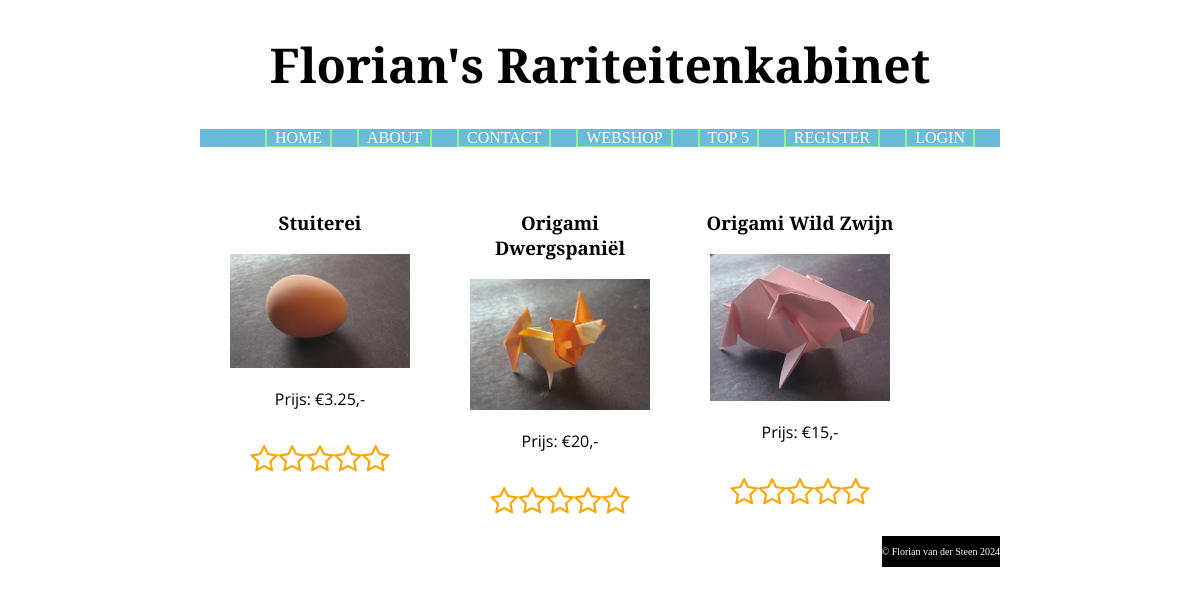
The app's page /index.php?page=topK&top=5 with its own data.
### tables this page shows
CREATE TABLE `products` (
  `id` int(11) NOT NULL,
  `name` text NOT NULL,
  `description` text NOT NULL,
  `price` int(255) NOT NULL,
  `fname` text NOT NULL
);

### controllers/PageController.php (called while the page is built, shortened)
<?php
require_once("models/PageModel.php");
class PageController {
    private $model;
    private $modelFactory;
    public function __construct($modelFactory) {
        $this->modelFactory = $modelFactory;
        $this->model = $this->modelFactory->createModel('page');
    }
    public function handleRequest() {
        $this->processRequest();
        $this->showResponse();
    }
    private function getRequest() {
        $this->model->getRequestedPage();
    }
    private function processRequest() {
        switch ($this->model->page) {
            case "topK":
                require_once("models/ProductModel.php");
                $this->model = $this->modelFactory->createModel("product");
                $this->model->getTopKProducts();
                $this->model->handleCartAction();
                break;
        }
    }
    private function showResponse() {
        $this->model->createMenu();
        $this->model->setTitle();
        $view = NULL;
        switch ($this->model->page) {
            case "topK":
                include_once("views/TopKDoc.php");
                $view = new TopKDoc($this->model);
                break;
        }
        $view->show();
    }
}

### index.php (called while the page is built, shortened)
<?php
require_once("controllers/PageController.php");
require_once("CRUDFactory.php");
require_once("CRUD.php");
$crud = new CRUD();
$crudFactory = new CRUDFactory($crud);
$modelFactory = new ModelFactory($crudFactory);
$controller = new PageController($modelFactory);
$controller->handleRequest();

### models/ProductModel.php (called while the page is built, shortened)
<?php
require_once("PageModel.php");
class ProductModel extends PageModel {
    public $k;
    public $crud;
    public function __construct($pageModel, ProductCRUD $crud) {
        $this->crud = $crud;
    }
    public function getTopKProducts() {
        if ($this->isPost) {
            $this->k = $this->getPostVar("k");
        }
        else {
            $this->k = $this->getGetVar("top");
        }
        try {
            $this->products = $this->crud->readTopKProducts($this->k);
        }
        catch (Exception $e) {
            $this->errors["general"] = "Er is een technische storing. Probeer het later nogmaals.";
            $this->logError("Shop load failed. MySQL err:" . $e->getMessage());
        }
    }
}

### models/PageModel.php (called while the page is built, shortened)
<?php
class PageModel {
    public function getGetVar($key, $default="") {
        $value = filter_input(INPUT_GET, $key, FILTER_SANITIZE_SPECIAL_CHARS);
        return isset($value) ? trim($value) : $default;
    }
}

### ProductCRUD.php (called while the page is built, shortened)
<?php
class ProductCRUD {
    private $crud;
    public function __construct(CRUD $crud) {
        $this->crud = $crud;
    }
    public function readTopKProducts($k) {
        $sql = "SELECT p.*, SUM(op.quantity) as total_sold FROM orders_products as op
        RIGHT JOIN products as p ON op.product_id = p.id
        LEFT JOIN orders as o ON op.order_id = o.id
        WHERE o.order_date > DATE_SUB(date(CURRENT_DATE), INTERVAL 7 DAY) or o.order_date IS NULL
        GROUP BY p.id
        ORDER BY total_sold DESC
        LIMIT :K;";
        $params = array(":K"=>intval($k));
        $rows = $this->crud->readMultipleRows($sql, $params);
        return $rows;
    }
}

### CRUD.php (called while the page is built, shortened)
<?php
class CRUD {
    private $pdo;
    public function __construct() {
        $servername = getenv("MYSQL_FLORIAN_WEBSHOP_HOST");
        $dbname = getenv("MYSQL_FLORIAN_WEBSHOP_DATABASE");
        $username = getenv("MYSQL_FLORIAN_WEBSHOP_USER");
        $password = getenv("MYSQL_FLORIAN_WEBSHOP_PASSWORD");
        $port = getenv('MYSQL_SERVER_PORT');
        try {
            $this->pdo = new PDO("mysql:host=$servername;dbname=$dbname;port=$port", $username, $password);
            $this->pdo->setAttribute(PDO::ATTR_ERRMODE, PDO::ERRMODE_EXCEPTION);
        }
        catch(PDOException $e) {
            echo "Connection failed:" .  $e->getMessage();
        }
    }
    private function bindParams($stmt, $params) {
        foreach($params as $varName=>$value) {
            if (is_int($value)) {
                $stmt->bindValue($varName, $value, PDO::PARAM_INT);
            }
            else {
                $stmt->bindValue($varName, $value);
            }
        }
    }
    public function readMultipleRows($sql, $params) {
        try {
            $stmt = $this->pdo->prepare($sql);
            $this->bindParams($stmt, $params);
            $stmt->execute();
            $stmt->setFetchMode(PDO::FETCH_OBJ);
            $rows = $stmt->fetchAll();
            return $rows;
        }
        catch (PDOException $e) {
            echo "Retrieval failed: " . $e->getMessage();
        }
    }
}

### views/TopKDoc.php (the view, shortened to what this page needs)
<?php
class TopKDoc extends ProductDoc {
    protected function showContent() {
        $products = $this->model->products;
        echo '<div class="product-list">';
        foreach($products as $product) {
            echo '<div class="product">';
            echo '<a class="product" href="index.php?page=detail&detail=' . $product->id . '"><div class="product">' . PHP_EOL;
            echo '<h3>' . $product->name . '</h3>' . PHP_EOL;
            echo '<img src="Images/' . $product->fname . '" alt="' . $product->description . '">';
            echo '<p>Prijs: &euro;' . $product->price / 100  . ',-</p>';
            echo '</div></a>' . PHP_EOL;
            echo '<div class="ratingStars">';
            for ($i = 1; $i <= 5; $i++) {
                echo '<span id="p' . $product->id .'-star-' . $i . '" class="fa">&#xf006;</span>';
            }
            echo '</div>';
            echo "</div>";
        }
        echo '</div>';
    }
    protected function showStyleLinks() {
        echo '<link rel="stylesheet" type="text/css" href="css/styles.css">';
        echo '<link rel="stylesheet" href="https://cdnjs.cloudflare.com/ajax/libs/font-awesome/4.7.0/css/font-awesome.min.css">';
    }
}

### css/styles.css (style rules this page uses)
body { width: 800px; margin: auto; background-color: white; }
h2, h3, h4 { font-family: "Merriweather", serif; }
.product-list { display: flex; flex-wrap: wrap; align-content: flex-start; }
.product { flex-grow: 0; flex-shrink: 0; flex-basis: calc(30% - 20px); margin: 10px; text-align: center; text-decoration: none; color: black; }
.product img { width: 90%; height: 90%; }
.product p { font-family: "Open Sans", sans-serif; }
.product a, .cart-list a { color: inherit; }
.ratingStars span { font-size: 30px; color: orange; cursor: pointer; }
.ratingStars { margin-bottom: 10px; }

### records on screen
products: name "Stuiterei", fname (picture), $product->price/100 "3.25"
products: name "Origami Dwergspaniël", fname (picture), $product->price/100 "20"
products: name "Origami Wild Zwijn", fname (picture), $product->price/100 "15"

### other values on screen
$menuItem->text "HOME"
$menuItem->text "ABOUT"
$menuItem->text "CONTACT"
$menuItem->text "WEBSHOP"
$menuItem->text "TOP 5"
$menuItem->text "REGISTER"
$menuItem->text "LOGIN"
